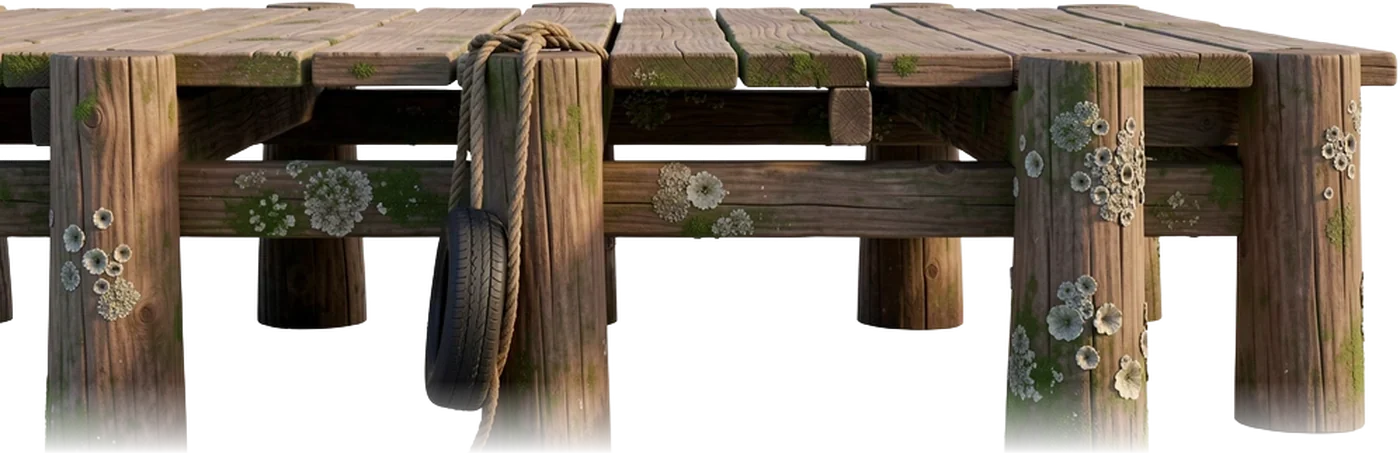
#> input picture multiplayer/img/props/pier_deck.webp, 1400 x 454 px, found by its file name
$ python pier_grade.py ../../multiplayer/img/props/pier_deck.webp ../../phaser4/img/props/pier_pile_mid.webp
#> lines starting #> are read from the running program, lines starting #| are printed output that depends on the picture
# The harbour pier in the lookdev's warm wood (img/props/pier_deck, pier_pile_mid, pier_band,
# pier_foot): grey photo wood is remapped by its brightness onto a warm honey-wood ramp, while the
# growth on it (barnacles, mussels, moss, the tyre, rope) keeps its own colour; the pile strip gets
# a round shading across so it reads as a post. Per pixel only, so the pile strip stays seamless
# top to bottom. Reads the untouched originals from _ref/art-src/pier_old.
# usage: python -I scripts/fx/pier_grade.py <repo root> <originals dir>
import sys, os
import numpy as np
from PIL import Image

ROOT, SRC = sys.argv[1], sys.argv[2]
OUT = os.path.join(ROOT, 'public', 'img', 'props')
# Warm wood from its darkest grain to its sunlit top (the crate's and the wrecks' wood).
RAMP = np.array([[52, 28, 14], [112, 64, 30], [176, 110, 52], [222, 158, 84], [246, 204, 130]], np.float32) / 255

def ramp(l):
    t = np.clip(l, 0, 1) * (len(RAMP) - 1)
    i = np.minimum(np.floor(t).astype(int), len(RAMP) - 2)
    f = (t - i)[..., None]
    return RAMP[i] * (1 - f) + RAMP[i + 1] * f

# The deck's left end was a straight cut through planks and beams (user: no straight cuts). It ends
# at its first post instead: the beams stop behind the post, the planks and the fascia board run a
# little past it with staggered, darkened end grain, and the stub at the picture's edge goes.
DECK_END = {'post': 47, 'over': [8, 22], 'top': 95, 'grain': 5, 'planks': 7}     # px: the post's left edge, planks reach past it by, plank zone height, end-grain width, plank count

def deck_end(a):
    E = DECK_END
    H = a.shape[0]
#> H = 454
    rng = np.random.default_rng(5)
    over = rng.uniform(E['over'][0], E['over'][1], E['planks'])
    for y in range(H):
        if y < E['top']:                     # planks and fascia: staggered ends just past the post
            k = min(E['planks'] - 1, int(y / E['top'] * E['planks']))
            cut = int(E['post'] - over[k])
            a[y, :max(cut, 0), 3] = 0
            a[y, cut:cut + E['grain'], :3] *= np.linspace(0.55, 1, E['grain'])[:, None]   # end grain: darker at the cut
        else:                                # beams end behind the post; nothing left of it
            a[y, :E['post'] + 3, 3] = 0
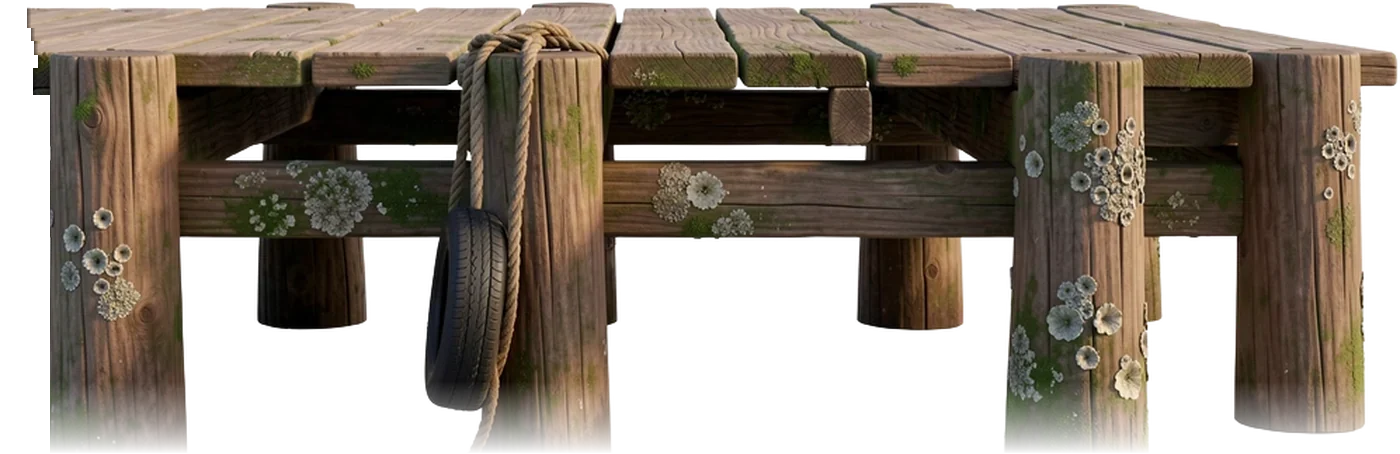
#> a: shape (454, 1400, 4) float32; mean R, G, B, A 0.299, 0.259, 0.212, 0.659; transparent parts drawn white
    return a

def grade(name, round_across=False, gain=1.0):
    a = np.asarray(Image.open(os.path.join(SRC, name + '.webp')).convert('RGBA')).astype(np.float32) / 255
    if name == 'pier_deck': a = deck_end(a)
    rgb = a[..., :3]
    mx, mn = rgb.max(-1), rgb.min(-1)
    sat = (mx - mn) / np.maximum(mx, 1e-4)
    lum = rgb @ np.array([0.299, 0.587, 0.114], np.float32)
    # Wood: low saturation, neither near-white (barnacles) nor bluish (mussels) nor clearly green (moss).
    r, g, b = rgb[..., 0], rgb[..., 1], rgb[..., 2]
    wood = np.clip((0.42 - sat) / 0.2, 0, 1) * np.clip((0.8 - lum) / 0.15, 0, 1) * (b <= r + 0.04) * (g <= r + 0.06)
    l = np.clip((lum - 0.12) / 0.62, 0, 1) ** 0.9
    if round_across:                       # a post: light from the upper left, round across its width
        u = np.linspace(-1, 1, a.shape[1])[None, :]
        l = np.clip(l * (0.72 + 0.4 * np.cos(u * 1.35 + 0.35)), 0, 1)
    out = rgb * (1 - wood[..., None]) + ramp(l * gain) * wood[..., None]
#> in ramp, `i = np.minimum(np.floor(t).astype(int), len(RAMP) - 2)`:
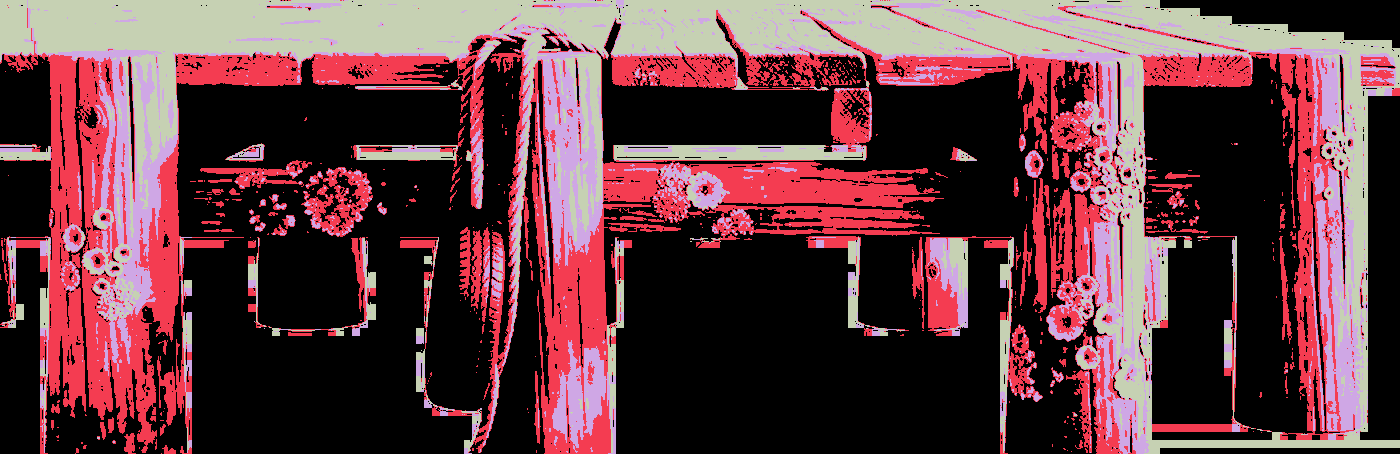
#> i: shape (454, 1400) int64; 4 distinct labels, from 0 to 3; one colour per label, 0 black
    Image.fromarray((np.dstack([np.clip(out, 0, 1), a[..., 3]]) * 255 + 0.5).astype(np.uint8), 'RGBA').save(os.path.join(OUT, name + '.webp'), quality=90, method=6)
    print(name, a.shape[1::-1])
#| pier_deck (1400, 454)

grade('pier_deck')
# The piles stand under the deck's own posts: graded down to the posts' tone, so no band shows
# where a post's faded foot meets the pile (measured on screen: piles were ~1.33x brighter).
PILE = 0.76
grade('pier_pile_mid', round_across=True, gain=PILE)
#> call 2 of grade, with name = 'pier_pile_mid', round_across = True, gain = 0.76
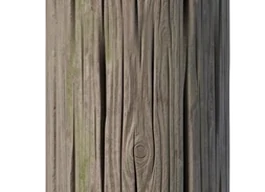
#> input picture phaser4/img/props/pier_pile_mid.webp, 265 x 192 px, found by its file name
#> in ramp (call 2), `i = np.minimum(np.floor(t).astype(int), len(RAMP) - 2)`:
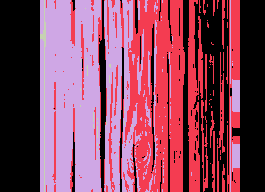
#> i: shape (192, 265) int64; 4 distinct labels, from 0 to 3; one colour per label, 0 black
#| pier_pile_mid (265, 192)
grade('pier_band', round_across=True, gain=PILE)
#> call 3 of grade, with name = 'pier_band', round_across = True, gain = 0.76
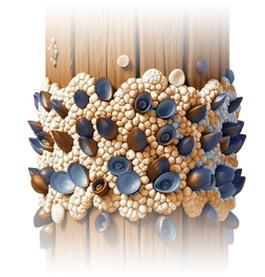
#> input picture dev/img/props/pier_band.webp, 265 x 277 px, found by its file name
#> in grade (call 3), `lum = rgb @ np.array([0.299, 0.587, 0.114], np.float32)`:
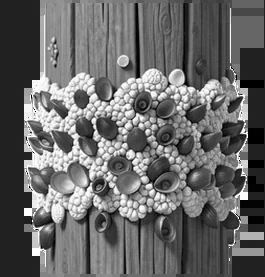
#> lum: shape (277, 265) float32; min 0, max 1, mean 0.409
#> in grade (call 3), `r, g, b = rgb[..., 0], rgb[..., 1], rgb[..., 2]`:
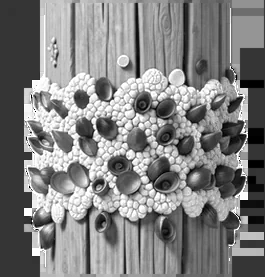
#> r: shape (277, 265) float32; min 0, max 1, mean 0.507
#| pier_band (265, 277)
grade('pier_foot', round_across=True, gain=PILE)
#> (the run stopped early here; a loop or call above may not have finished)
